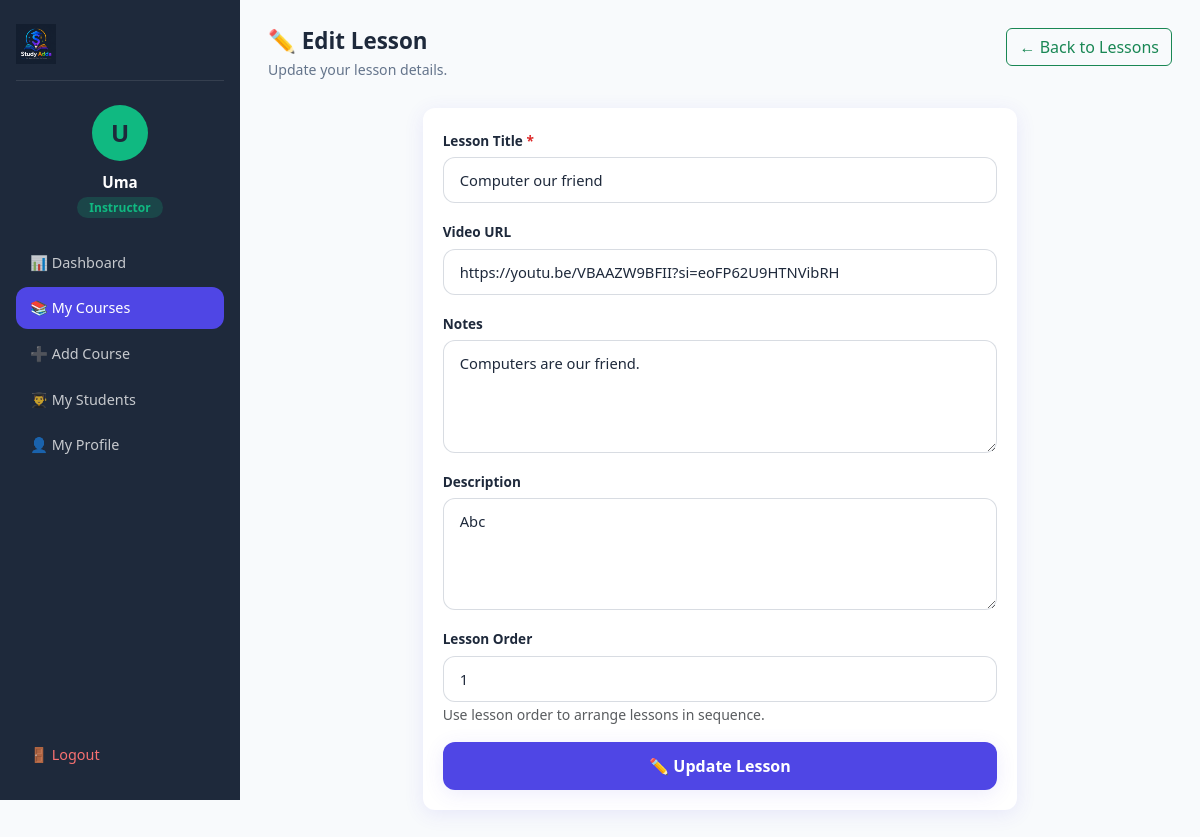
Screenshot of /instructor/edit-lesson.php?id=3&course_id=15 (signed in) with the database file from the repository.
### tables this page shows
CREATE TABLE `lessons` (
  `id` int(11) NOT NULL,
  `course_id` int(11) NOT NULL,
  `title` varchar(255) NOT NULL,
  `video_url` varchar(500) DEFAULT NULL,
  `notes` text DEFAULT NULL,
  `description` text DEFAULT NULL,
  `lesson_order` int(11) DEFAULT 0,
  `created_at` timestamp NOT NULL DEFAULT current_timestamp()
);

### instructor/edit-lesson.php (the view, shortened to what this page needs)
<?php
include "../includes/dbconfig.php";
$instructorName = $_SESSION['user_name'];
$lessonId = intval($_GET['id']);
$courseId = intval($_GET['course_id']);
$stmt = mysqli_prepare(
    $conn,
    "SELECT l.*, c.instructor
     FROM lessons l
     INNER JOIN courses c ON l.course_id = c.id
     WHERE l.id = ? AND l.course_id = ?"
);
mysqli_stmt_bind_param(
    $stmt,
    "ii",
    $lessonId,
    $courseId
);
mysqli_stmt_execute($stmt);
$result = mysqli_stmt_get_result($stmt);
$lesson = mysqli_fetch_assoc($result);
$title        = $lesson['title'];
$video_url    = $lesson['video_url'];
$notes        = $lesson['notes'];
$description  = $lesson['description'];
$lesson_order = $lesson['lesson_order'];
?>
<!DOCTYPE html>
<html lang="en">
<head>
    <link href="https://cdn.jsdelivr.net/npm/bootstrap@5.3.6/dist/css/bootstrap.min.css" rel="stylesheet">
    <link rel="stylesheet" href="/MyProject/css/style.css">
</head>
<body class="dashboard-body">
    <div class="dashboard-wrapper">
        <aside class="sidebar">
            <div class="sidebar-logo">
                <a href="/MyProject/index.php">
                    <img src="/MyProject/images/logo-dark.png"
                        alt="Study Adda"
                        height="40">
                </a>
            </div>
            <div class="sidebar-user">
                <div class="sidebar-avatar"
                    style="background:#10b981;">
                    <?php echo strtoupper(substr($instructorName, 0, 1)); ?>
                </div>
                <p class="sidebar-name">
                    <?php echo htmlspecialchars($instructorName); ?>
                </p>
                <span class="sidebar-role"
                    style="background:rgba(16,185,129,.2);color:#10b981;">
                    Instructor
                </span>
            </div>
            <nav class="sidebar-nav">
                <a href="dashboard.php"
                    class="sidebar-link">
                    📊 Dashboard
                </a>
                <a href="my-courses.php"
                    class="sidebar-link active">
                    📚 My Courses
                </a>
                <a href="add-course.php"
                    class="sidebar-link">
                    ➕ Add Course
                </a>
                <a href="my-students.php"
                    class="sidebar-link">
                    👨‍🎓 My Students
                </a>
                <a href="profile.php"
                    class="sidebar-link">
                    👤 My Profile
                </a>
                <a href="/MyProject/logout.php"
                    class="sidebar-link logout-link">
                    🚪 Logout
                </a>
            </nav>
        </aside>
        <main class="dashboard-main">
            <div class="dashboard-topbar">
                <div>
                    <h4 class="topbar-title">
                        ✏️ Edit Lesson
                    </h4>
                    <p class="topbar-sub">
                        Update your lesson details.
                    </p>
                </div>
                <a href="manage-lessons.php?course_id=<?php echo $courseId; ?>"
                    class="btn btn-outline-success">
                    ← Back to Lessons
                </a>
            </div>
            <div class="row justify-content-center">
                <div class="col-12 col-lg-8">
                    <div class="dashboard-card">
                        <form method="POST">
                            <div class="row g-3">
                                <div class="col-12">
                                    <label class="form-label auth-label">
                                        Lesson Title
                                        <span class="required">*</span>
                                    </label>
                                    <input type="text"
                                        name="title"
                                        class="form-control auth-input"
                                        value="<?php echo htmlspecialchars($title); ?>"
                                        required>
                                </div>
                                <div class="col-12">
                                    <label class="form-label auth-label">
                                        Video URL
                                    </label>
                                    <input type="text"
                                        name="video_url"
                                        class="form-control auth-input"
                                        placeholder="https://youtube.com/..."
                                        value="<?php echo htmlspecialchars($video_url); ?>">
                                </div>
                                <div class="col-12">
                                    <label class="form-label auth-label">
                                        Notes
                                    </label>
                                    <textarea
                                        name="notes"
                                        rows="4"
                                        class="form-control auth-input"
                                        placeholder="Enter lesson notes here..."><?php echo htmlspecialchars($notes); ?></textarea>
                                </div>
                                <div class="col-12">
                                    <label class="form-label auth-label">
                                        Description
                                    </label>
                                    <textarea
                                        name="description"
                                        rows="4"
                                        class="form-control auth-input"
                                        placeholder="Enter lesson description here..."><?php echo htmlspecialchars($description); ?></textarea>
                                </div>
                                <div class="col-12">
                                    <label class="form-label auth-label">
                                        Lesson Order
                                    </label>
                                    <input type="number"
                                        name="lesson_order"
                                        min="1"
                                        class="form-control auth-input"
                                        value="<?php echo $lesson_order; ?>"
                                        required>
                                    <small class="text-muted">
                                        Use lesson order to arrange lessons in sequence.
                                    </small>
                                </div>
                                <div class="col-12">
                                    <button type="submit"
                                        class="btn enroll-btn w-100">
                                        ✏️ Update Lesson
                                    </button>
                                </div>
                            </div>
                        </form>
                    </div>
                </div>
            </div>
        </main>
    </div>
</body>
</html>

### css/style.css (style rules this page uses)
:root { --primary-color: #4f46e5; --primary-hover: #3730a3; --secondary-color: #f59e0b; --text-dark: #1e293b; --text-muted: #64748b; --bg-light: #f8fafc; --bg-welcome: linear-gradient(135deg, #eef2ff 0%, #e0e7ff 100%); --shadow: 0 4px 20px rgba(79, 70, 229, 0.1); --border-radius: 12px; }
body { font-family: "Segoe UI", Tahoma, Geneva, Verdana, sans-serif; color: var(--text-dark); background-color: #fff; }
.enroll-btn { background-color: var(--primary-color); color: #fff; border: none; padding: 12px 28px; border-radius: 8px; font-weight: 600; font-size: 1rem; transition: background-color 0.3s ease, transform 0.2s ease; display: inline-block; text-decoration: none; }
.enroll-btn { background: var(--primary-color); color: #fff; font-weight: 600; padding: 12px 30px; border-radius: var(--border-radius); border: none; box-shadow: var(--shadow); transition: transform 0.25s ease, background 0.25s ease, box-shadow 0.25s ease; }
.form-label { color: var(--text-dark); font-weight: 600; font-size: 0.88rem; margin-bottom: 6px; }
.required { color: #dc2626; }
.auth-label { color: var(--text-dark); font-weight: 600; font-size: 0.85rem; margin-bottom: 6px; }
.auth-input { border: 1px solid rgba(100, 116, 139, 0.25); border-radius: var(--border-radius); padding: 11px 16px; font-size: 0.92rem; color: var(--text-dark); transition: border-color 0.2s ease, box-shadow 0.2s ease; }
.auth-input::placeholder { color: rgba(100, 116, 139, 0.6); }
.dashboard-body { background-color: var(--bg-light); min-height: 100vh; }
.dashboard-wrapper { display: flex; min-height: 100vh; }
.sidebar { width: 240px; min-height: 100vh; background: var(--text-dark); padding: 24px 16px; position: fixed; top: 0; left: 0; display: flex; flex-direction: column; gap: 24px; z-index: 100; }
.sidebar-logo { padding-bottom: 16px; border-bottom: 1px solid rgba(255, 255, 255, 0.1); }
.sidebar-user { text-align: center; }
.sidebar-avatar { width: 56px; height: 56px; background: var(--secondary-color); color: var(--text-dark); border-radius: 50%; display: flex; align-items: center; justify-content: center; font-size: 1.5rem; font-weight: 800; margin: 0 auto 10px; }
.sidebar-name { color: #fff; font-weight: 700; font-size: 0.95rem; margin: 0; }
.sidebar-role { background: rgba(245, 158, 11, 0.2); color: var(--secondary-color); font-size: 0.75rem; font-weight: 600; padding: 2px 12px; border-radius: 999px; }
.sidebar-nav { display: flex; flex-direction: column; gap: 4px; flex: 1; }
.sidebar-link { color: rgba(255, 255, 255, 0.75); text-decoration: none; padding: 10px 14px; border-radius: var(--border-radius); font-size: 0.9rem; font-weight: 500; transition: all 0.2s; }
.sidebar-link:hover, .sidebar-link.active { background: var(--primary-color); color: #fff; }
.logout-link { margin-top: auto; color: #f87171 !important; }
.dashboard-main { margin-left: 240px; padding: 28px; flex: 1; min-height: 100vh; }
.dashboard-topbar { display: flex; justify-content: space-between; align-items: flex-start; margin-bottom: 28px; flex-wrap: wrap; gap: 12px; }
.topbar-title { font-size: 1.4rem; font-weight: 700; color: var(--text-dark); margin: 0; }
.topbar-sub { color: var(--text-muted); font-size: 0.88rem; margin: 4px 0 0 0; }
.dashboard-card { background: #fff; border-radius: var(--border-radius); padding: 20px; box-shadow: var(--shadow); height: 100%; }

### rows the page displays
lessons: title "Computer our friend", video_url "https://youtu.be/VBAAZW9BFII?si=eoFP62U9HTNVibRH", notes "Computers are our friend.", description "Abc", lesson_order "1"

### other values shown
substr($instructorName, 0, 1) "U"
$instructorName "Uma"
